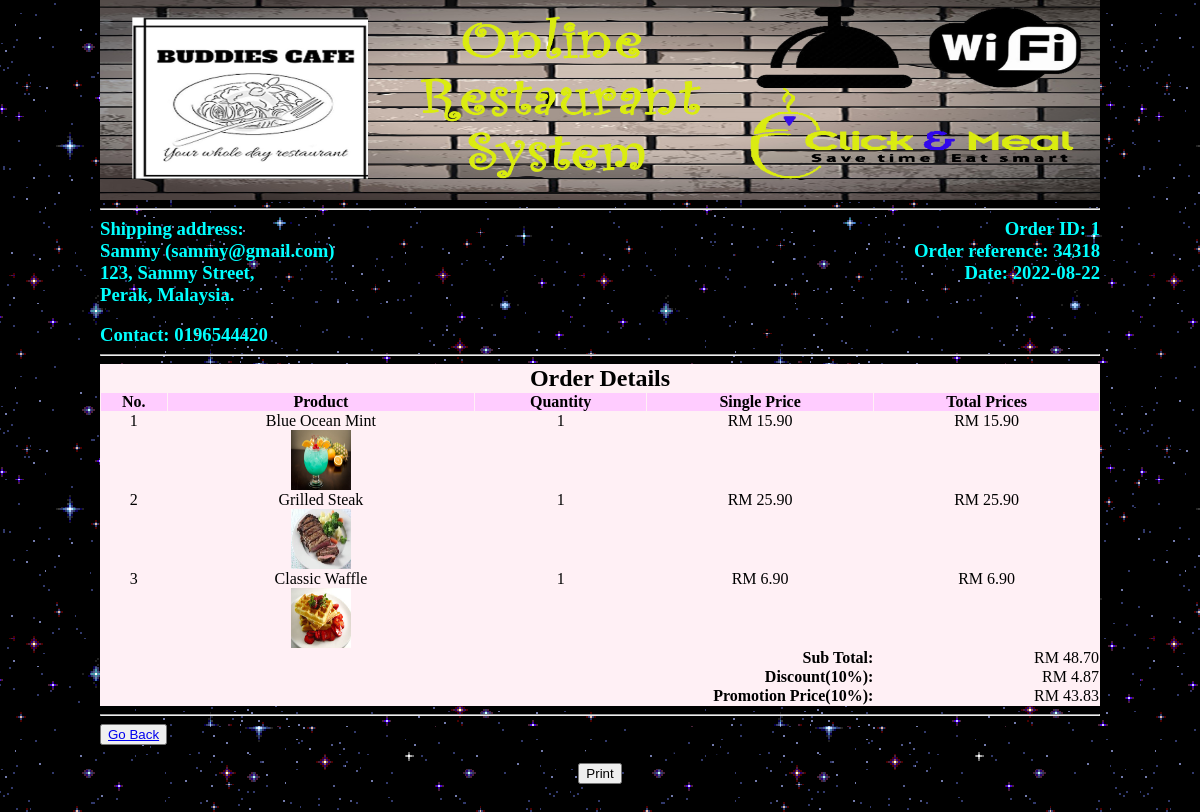
/admin/view_orderdetails.php?order_id=1, run on the app's committed database.
### tables this page shows
CREATE TABLE `orders` (
  `order_id` int(100) NOT NULL,
  `customer_name` varchar(100) NOT NULL,
  `customer_email` varchar(100) NOT NULL,
  `customer_add` varchar(100) NOT NULL,
  `customer_tel` varchar(100) NOT NULL,
  `customer_state` varchar(100) NOT NULL,
  `date` date NOT NULL,
  `total_price` decimal(9,2) NOT NULL,
  `order_reference` varchar(100) NOT NULL,
  `user_id` int(11) NOT NULL,
  `promotion_price` decimal(9,2) NOT NULL
);

CREATE TABLE `menu` (
  `food_id` int(100) NOT NULL,
  `food_name` varchar(100) NOT NULL,
  `food_price` decimal(9,2) NOT NULL,
  `food_detail` text NOT NULL,
  `food_image` text NOT NULL,
  `food_cat` varchar(100) NOT NULL,
  `published_date` date NOT NULL
);

CREATE TABLE `ordersdetail` (
  `ordersdetail_id` int(100) NOT NULL,
  `pro_id` int(100) NOT NULL,
  `pro_name` varchar(100) NOT NULL,
  `price` decimal(9,2) NOT NULL,
  `status` varchar(100) NOT NULL,
  `quantity` int(2) NOT NULL,
  `order_id` int(11) NOT NULL
);

### admin/view_orderdetails.php (the view, shortened to what this page needs)
<!DOCTYPE>
<?php
  include("include/db.php");
?>
<html>
  <head>
      <link rel="stylesheet" href="style/style.css" media="all" />
<body>
  <div class="main_wrapper">
    <div class="header_wrapper">
      <img src="../image/cover.jpg" style="width:1000px;height:200px">
    </div>
    <hr>
    <?php
    $t=time();
    $tt= (date("Y-m-d",$t));
    if(isset($_GET['order_id'])){
    $order_id = $_GET['order_id'];
    $get_order = "select * from orders where order_id='$order_id'";
    $run_detail = mysqli_query ($con,$get_order);
    $row_detail = mysqli_fetch_array($run_detail);
    $order_id = $row_detail['order_id'];
    $order_reference = $row_detail['order_reference'];
    $name = $row_detail ['customer_name'];
    $email = $row_detail ['customer_email'];
    $address = $row_detail ['customer_add'];
    $state = $row_detail ['customer_state'];
    $contact = $row_detail ['customer_tel'];
    echo "
   <h3 style='float:right;color:Aqua;'>Order ID:  $order_id </h3>
    <h3 style='color:Aqua'>Shipping address:</h3>
    <h3 style='float:right;color:Aqua;'>Order reference:  $order_reference </h3>
    <h3 style='color:Aqua'><b>$name ($email)</b></h3>
    <h3 style='float:right;color:Aqua;'>Date: $tt </h3>
    <h3 style='color:Aqua'>$address, </h3>
    <h3 style='color:Aqua'>$state, Malaysia.</h3>
    <br>
    <h3 style='color:Aqua'>Contact: 0$contact</h3>";
}  ?>
    <hr>
<table width="1000" align="center" border="2" cellpadding="1" cellspacing="1" bgcolor="LavenderBlush">
<tr align="center">
  <td colspan="6"><h2>Order Details</h2></td>
</tr>
<div >
  <tr align="center" bgcolor="#ffccff">
    <th>No.</th>
    <th>Product</th>
    <th>Quantity</th>
    <th>Single Price</th>
    <th>Total Prices</th>
  </tr>
</div>
        <?php
        include("include/db.php");
        $total=0;
        $i = 0;
        $promotion_price = 0;
        $discount_price = 0;
        $orderID = $order_id;
        $get_summary = "select * from ordersdetail where order_id='$orderID'";
        $run_summary= mysqli_query($con, $get_summary);
            while ($row_summary = mysqli_fetch_array($run_summary)){
            $pro_id = $row_summary['pro_id'];
            $pro_qty = $row_summary['quantity'];
            $get_pro = "select * from menu where food_id = '$pro_id'";
            $run_pro = mysqli_query ($con, $get_pro);
            while ($row_pro = mysqli_fetch_array($run_pro)){
              $food_name = $row_pro ['food_name'];
              $food_image = $row_pro ['food_image'];
              $single_price = $row_pro ['food_price'];
              $foods_price = $single_price * $pro_qty;
              $total += $foods_price;
              $discount_price = $total * .10;
              $promotion_price = $total - $discount_price;
              $i++;
            ?>
            <tr align="center">
             <td><?php echo $i;?></td>
           <td><input type="hidden" name="update[]" value="<?php echo $pro_id;?>"/><?php echo $food_name; ?><br><img src="../admin/product_image/<?php echo $food_image;?>" width="60" height="60"/>
           </td>
           <td><?php echo $pro_qty;?></td>
           <td><?php echo "RM " . $single_price; ?></td>
           <td><?php echo "RM " . $foods_price; ?>0</td>
           </tr>
            <?php }} ?>
            <tr align="right">
           <td colspan="4"><b>Sub Total:</b></td>
           <td><?php echo "RM ". $total;?>0</td>
           </tr>
           <tr align="right">
           <td colspan="4"><b>Discount(10%):</b></td>
           <td><?php echo "RM ". $discount_price;?></td>
           </tr>
           <tr align="right">
           <td colspan="4"><b>Promotion Price(10%):</b></td>
           <td><?php echo "RM ". $promotion_price;?></td>
           </tr>
      </table>
      <hr>
<button><a href='index.php?view_orders' style='float:right;'> Go Back </a></button>
 <center><i>Thanks for your visit. Please Come Again.<i><center>
 <center ><button onclick="myFunction()" class="print">Print</button><center>
 <br><br>
 <br><br>
 <br><br>
 <br></br>
  </div>
</body>
  </html>

### admin/style/style.css (style rules this page uses)
html, body, div, span, applet, object, iframe, h1, h2, h3, h4, h5, h6, p, blockquote, pre, a, abbr, acronym, address, big, cite, code, del, dfn, em, img, ins, kbd, q, s, samp, small, strike, strong, sub, sup, tt, var, b, u, i, center, dl, dt, dd, ol, ul, li, fieldset, form, label, legend, table, caption, tbody, tfoot, thead, tr, th, td, article, aside, canvas, details, embed, figure, figcaption, footer, header, hgroup, menu, nav, output, ruby, section, summary, time, mark, audio, video { margin: 0; padding: 0; border: 0; vertical-align: baseline; }
body { background-image: url("giphy.gif"); width:100%; }
.main_wrapper { width: 1000px; height:auto; margin: auto; }

### data on the page
orders: order_id "1", order_reference "34318", customer_name "Sammy", customer_email "sammy@gmail.com", customer_add "123, Sammy Street", customer_state "Perak", customer_tel "196544420"
ordersdetail: quantity "1"
menu: food_name "Blue Ocean Mint", food_image (picture), food_price "15.90", food_price.quantity "15.9"
ordersdetail: quantity "1"
menu: food_name "Grilled Steak", food_image (picture), food_price "25.90", food_price.quantity "25.9"
ordersdetail: quantity "1"
menu: food_name "Classic Waffle", food_image (picture), food_price "6.90", food_price.quantity "6.9"

### other printed values
$total "48.7"
$discount_price "4.87"
$promotion_price "43.83"
